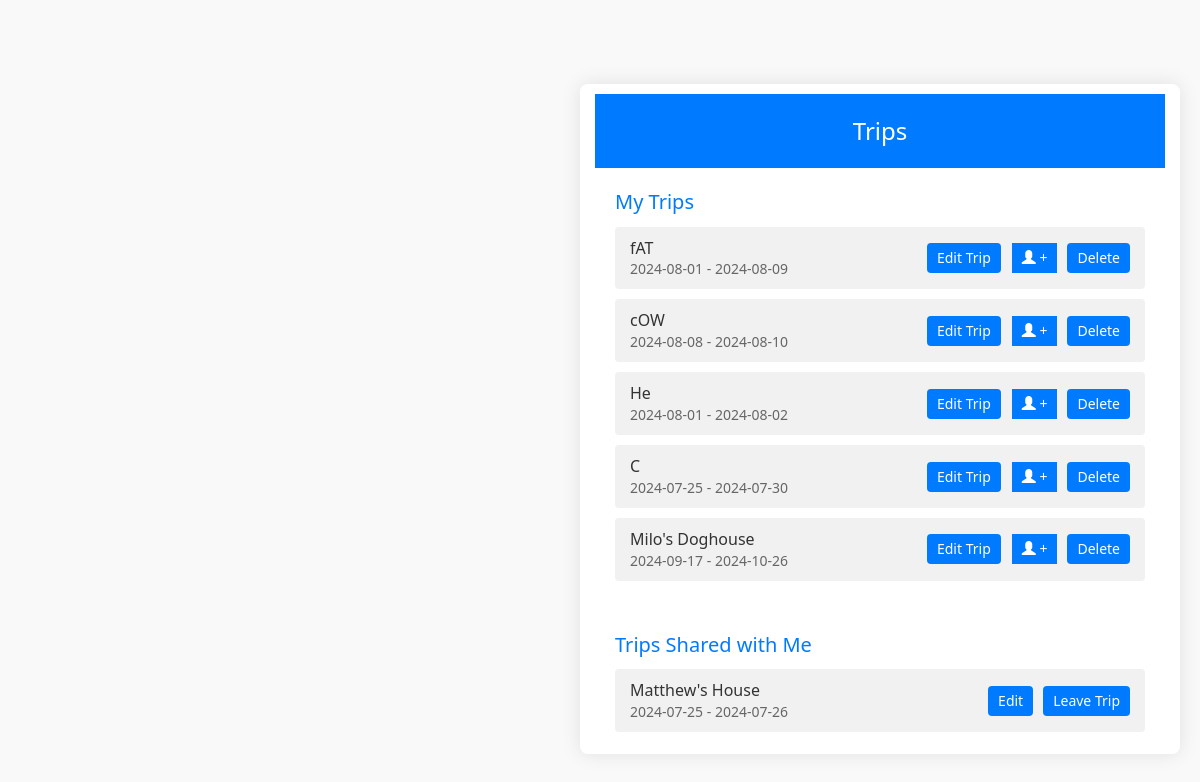
/test/ (signed in), run on the app's committed database.
### main/models.py (models this page shows, shortened)
class Trip(models.Model):
    trip_id = models.AutoField(primary_key=True)
    jwt_token = models.CharField(max_length=255)
    user = models.ForeignKey(User, on_delete=models.CASCADE)
    destination = models.CharField(max_length=100)
    start_date = models.DateField()
    end_date = models.DateField()
    is_shared = models.BooleanField(default=False)

### main/views.py (the view, shortened to what this page needs)
# urls.py: path('test/', views.test, name="test"),
def test(request):
    if request.user.is_authenticated:
        archived_trips = archivedTrips.objects.get(user=request.user).trips
        user_trips = Trip.objects.filter(user=request.user, is_shared=False)
        shared_trips_items = SharedTrip.objects.filter(email=request.user.email)
        ut_final, shared_trips = [], []
        ut_len, st_len = len(user_trips), len(shared_trips_items)
        if ut_len > st_len:
            for i in range(ut_len):
                if i < st_len:
                    st_check = {'id': shared_trips_items[i].trip.trip_id, 'destination': shared_trips_items[i].trip.destination, 'start_date': str(shared_trips_items[i].trip.start_date), 'end_date': str(shared_trips_items[i].trip.end_date), 'is_shared': shared_trips_items[i].trip.is_shared}
                    if st_check not in archived_trips and st_check is not None:
                        shared_trips.append(st_check)
                t_check =  {'id': user_trips[i].trip_id, 'destination': user_trips[i].destination, 'start_date': str(user_trips[i].start_date), 'end_date': str(user_trips[i].end_date), 'is_shared': user_trips[i].is_shared}
                if t_check not in archived_trips:
                    ut_final.append(t_check)
        context = {
            'user_trips': ut_final,
            'shared_trips': shared_trips,
            'archived_trips': archived_trips
        }
        shared_trips = []
        ut_final = []
        return render(request, 'main/test.html', context)

### main/templates/main/test.html (shortened to what this page needs)
<!DOCTYPE html>
<html lang="en">
<head>
    <link rel="stylesheet" href="https://maxcdn.bootstrapcdn.com/bootstrap/3.3.7/css/bootstrap.min.css">
</head>
<body>
    <div class="container">
        <div class="header">Trips</div>
        <div class="section">
            <div class="section-title">My Trips</div>
            <ul class="trip-list" id="my-trips">
                {% for trip in user_trips %}
                <li class="trip-item">
                    <div>
                        <div class="trip-details">{{ trip.destination }}</div>
                        <div class="trip-date">{{ trip.start_date }} - {{ trip.end_date }}</div>
                    </div>
                    <div class="trip-buttons">
                        <button class="btn btn-edit" onclick="window.location.href='/budget/?trip_id={{ trip.trip_id }}'">Edit Trip</button>
                        <button class="btn btn-add" onclick="window.location.href='/email/{{ trip.trip_id }}'"><span class="glyphicon glyphicon-user"></span> +</button>
                        <button class="btn btn-delete" data-trip-id="{{ trip.trip_id }}">Delete</button>
                    </div>
                </li>
                {% endfor %}
            </ul>
        </div>
        <div class="section">
            <div class="section-title">Trips Shared with Me</div>
            <ul class="trip-list" id="shared-trips">
                {% for trip in shared_trips %}
                <li class="trip-item">
                    <div>
                        <div class="trip-details">{{ trip.destination }}</div>
                        <div class="trip-date">{{ trip.start_date }} - {{ trip.end_date }}</div>
                    </div>
                    <div class="trip-buttons">
                        <button class="btn btn-edit" onclick="window.location.href='/budget/{{ trip.jwt_token }}/?trip_id={{ trip.trip_id }}'">Edit</button>
                        <button class="btn btn-leave" data-trip-id="{{ trip.trip_id }}">Leave Trip</button>
                    </div>
                </li>
                {% endfor %}
            </ul>
        </div>
    </div>
</body>
</html>

### main/templates/main/test.html (style rules this page uses)
body { font-family: 'Segoe UI', sans-serif; background-color: #f9f9f9; margin: 0; padding: 0; display: flex; align-items: center; height: 100vh; }
.container { background: white; width: 80%; max-width: 600px; box-shadow: 0 0 20px rgba(0, 0, 0, 0.1); border-radius: 8px; overflow: hidden; animation: fadeIn 0.5s ease; overflow-y: auto; max-height: 80vh; margin-right: 20px; }
.header { background-color: #007BFF; color: white; padding: 20px; margin-top: 10px; text-align: center; font-size: 24px; }
.section { padding: 20px; }
.section-title { font-size: 20px; margin-bottom: 10px; color: #007BFF; }
.trip-list { list-style: none; padding: 0; }
.trip-item { background: #f1f1f1; padding: 10px 15px; border-radius: 4px; margin-bottom: 10px; display: flex; justify-content: space-between; align-items: center; }
.trip-details { font-size: 16px; }
.trip-date { font-size: 14px; color: #666; }
.trip-buttons { display: flex; gap: 10px; }
.btn { padding: 5px 10px; border: none; border-radius: 4px; cursor: pointer; font-size: 14px; background-color: #007BFF; color: white; }
.btn-add { padding: 5px 10px; border: none; border-radius: 0; cursor: pointer; font-size: 14px; background-color: #007BFF; color: white; margin-left: 1px; }

### data on the page
Trip: destination "fAT"
Trip: destination "cOW"
Trip: destination "He"
Trip: destination "Milo's Doghouse"
Trip: destination "Matthew's House"

### other printed values
{{ trip.start_date }} "2024-08-01" "2024-08-08" "2024-08-01" "2024-07-25" "2024-09-17"
{{ trip.end_date }} "2024-08-09" "2024-08-10" "2024-08-02" "2024-07-30" "2024-10-26"
{{ trip.destination }} "C"
{{ trip.start_date }} "2024-07-25"
{{ trip.end_date }} "2024-07-26"
